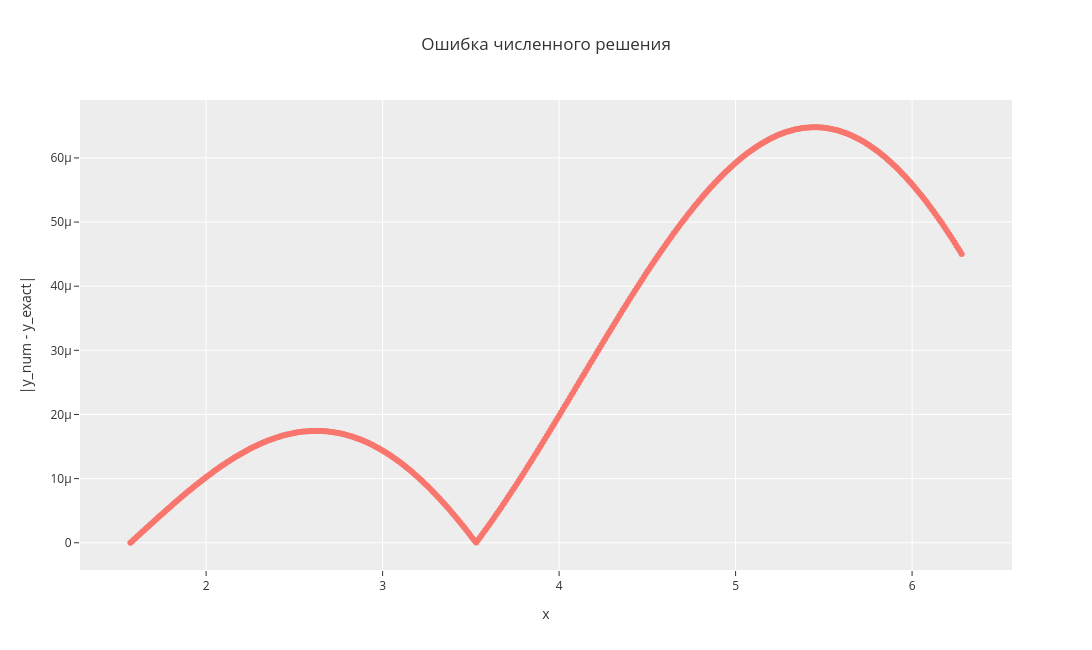

Notebook code cell kept with this figure:
### Code cell
fig_error = go.Figure()

fig_error.add_trace(
    go.Scatter(
        x=solution["x"],
        y=error["error"],
        mode="lines+markers",
        name="Абсолютная ошибка"
    )
)

fig_error.update_layout(
    title="Ошибка численного решения",
    xaxis_title="x",
    yaxis_title="|y_num - y_exact|",
    template="ggplot2",
    hovermode="x unified",
    height=650,
    width=1200
)

fig_error.show()

### Figure 1 — Plotly figure (JSON) as saved in the notebook; plotly's stock layout.template omitted (floating-point values rounded to 4 significant figures; data arrays with more than 128 entries replaced by an {"elided": "..."} marker saying what was removed)
{"data": [{"mode": "lines+markers", "name": "Абсолютная ошибка", "type": "scatter", "x": {"elided": "472 float values"}, "y": {"elided": "472 float values"}}], "layout": {"height": 650, "hovermode": "x unified", "title": {"text": "Ошибка численного решения"}, "width": 1200, "xaxis": {"title": {"text": "x"}}, "yaxis": {"title": {"text": "|y_num - y_exact|"}}}}
